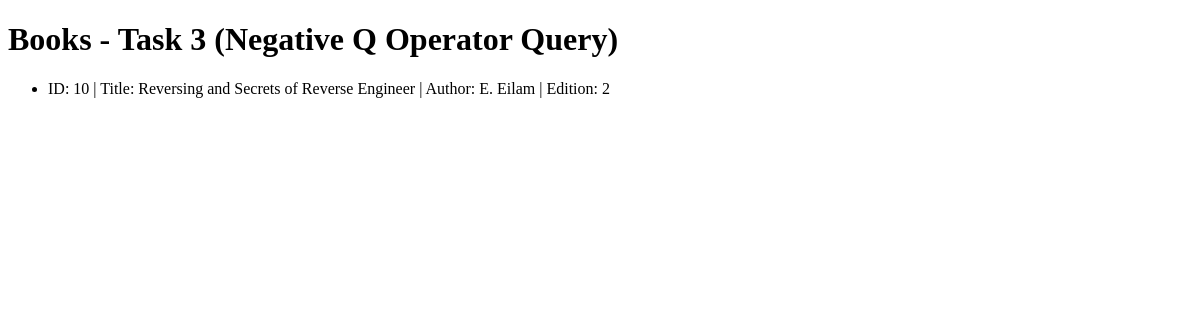
/books/lab8/task3, run on an earlier commit of the app's database.
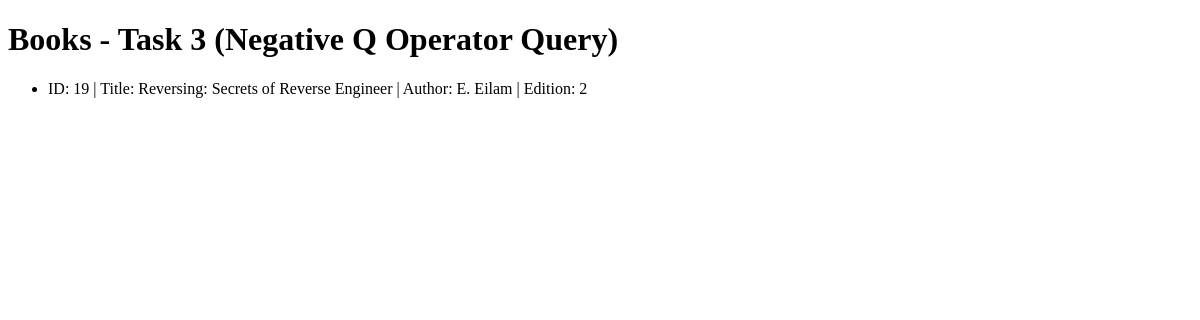
And on a later commit of the database.
### apps/bookmodule/models.py (models this page shows, shortened)
class Book(models.Model):
    title = models.CharField(max_length=50)
    author = models.CharField(max_length=50, null=True, blank=True)
    price = models.FloatField(default=0.0)
    edition = models.SmallIntegerField(default=1)

### apps/bookmodule/views.py (the view)
# urls.py: path('lab8/task3', views.task3_query, name='lab8_task3'),
def task3_query(request):
    books = Book.objects.filter(
        ~Q(edition__gt=3) & ~(Q(title__icontains='co') | Q(author__icontains='co'))
    )
    return render(request, 'bookmodule/lab8_task3.html', {'books': books})

### apps/templates/bookmodule/lab8_task3.html (shortened to what this page needs)
<!DOCTYPE html>
<html>
<head>
</head>
<body>
    <h1>Books - Task 3 (Negative Q Operator Query)</h1>
    <ul>
        {% for book in books %}
            <li>ID: {{ book.id }} | Title: {{ book.title }} | Author: {{ book.author }} | Edition: {{ book.edition }}</li>
        {% empty %}
            <li>No books found matching the criteria.</li>
        {% endfor %}
    </ul>
</body>
</html>

What changed in the data, as far as the page shows it:
removed Book: id "10", title "Reversing and Secrets of Reverse Engineer", author "E. Eilam", edition "2"
added Book: id "19", title "Reversing: Secrets of Reverse Engineer", author "E. Eilam", edition "2"
